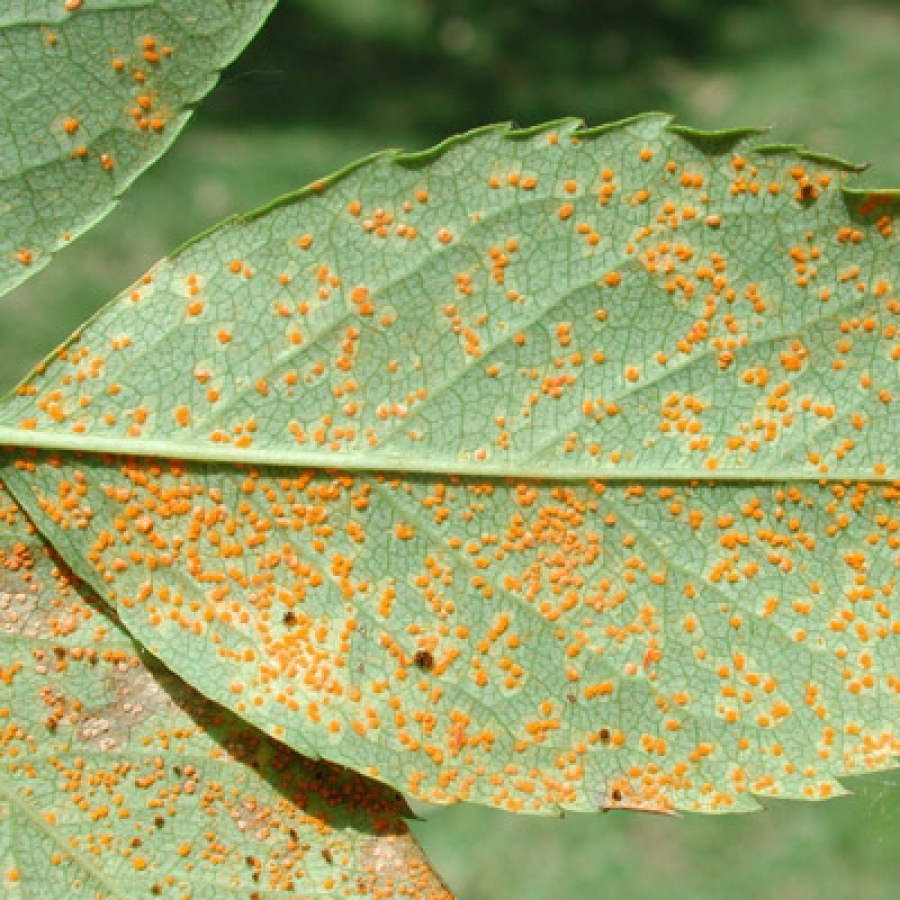
#> input picture Projects/Ejemplo HSV/Image/roya.jpg, 900 x 900 px
$ jupyter execute Roya_detection.ipynb
#> lines starting #> are read from the running program, lines starting #| are printed output that depends on the picture; after the words box and inside, x2 and y2 are one past the last pixel; in counts of white or black regions, pixels touching at a corner belong together
[cell 1]
import cv2 as cv
import numpy as np
import matplotlib.pyplot as plt

[cell 2]
# Fill the relative path of the image
path_to_image = 'Image/roya.jpg'
#path_to_image = 'Image/oidio.jpg'

[cell 3]
# Read the image
img = cv.imread(path_to_image)
#> img is the input picture: shape (900, 900, 3); mean B, G, R 103.9, 162.4, 154.7

[cell 4]
# OpenCV use by default the space color RGB, but we have to change it to see the image
img = cv.cvtColor(img, cv.COLOR_BGR2RGB)

[cell 5]
# We show the image
plt.imshow(img)
plt.show()

[cell 6]
# We transform the image to HSV
hsv = cv.cvtColor(img, cv.COLOR_RGB2HSV)
#> hsv: shape (900, 900, 3); mean H, S, V 38.4, 104.4, 172.2

[cell 7]
# We define a range of orange to detect the Roya
lower_blue = np.array([10,90,110])
upper_blue = np.array([18,255,255])

[cell 8]
# We extract the pixels that their color is in our range
mask = cv.inRange(hsv, lower_blue, upper_blue)
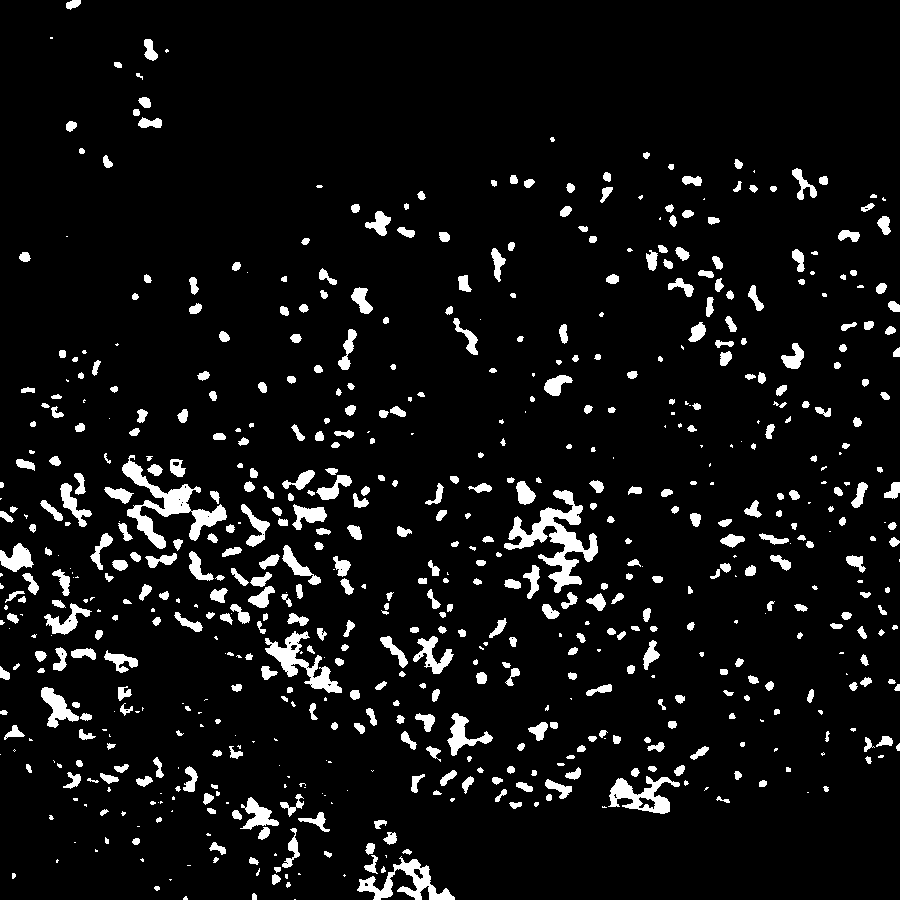
#> mask: shape (900, 900); 6.9% white; 674 white regions (178 under 20 px), largest, box (x1, y1, x2, y2) and area: (504, 490, 598, 593) 2953, (122, 455, 227, 549) 2571, (265, 631, 342, 693) 1491

[cell 9]
plt.imshow(mask)
plt.show()

[cell 10]
# select the pixels that we are found in our original image
res = cv.bitwise_and(img,img, mask=mask)
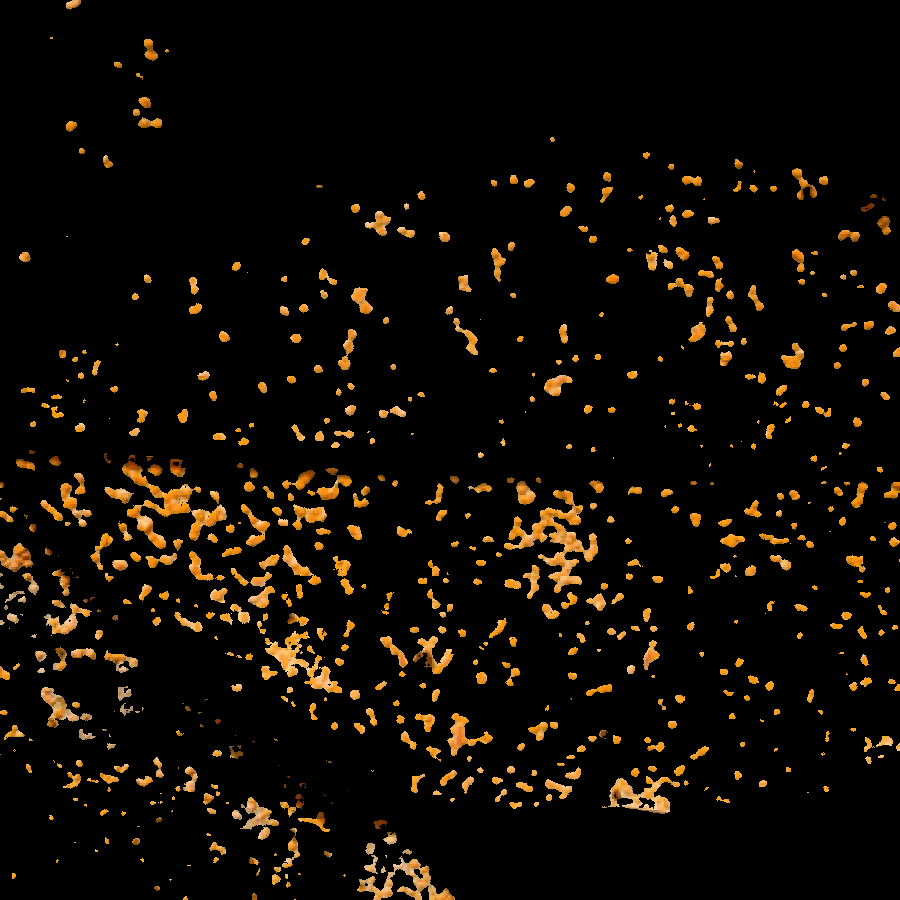
#> res: shape (900, 900, 3); mean R, G, B 15.3, 10.3, 3.8

[cell 11]
# showing the results
plt.imshow(res)
plt.show()

[cell 12]
# histogram for the image

plt.hist(img.ravel(), 255,[0,255])
plt.show()
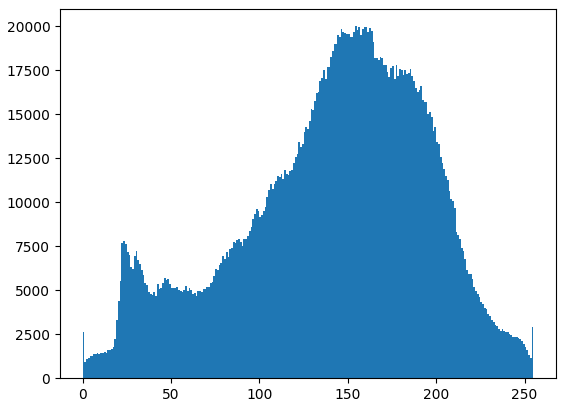
#> figure drawn by matplotlib, 1 panel; tallest bar 20011 high, from x = 154 to 155

$ run again, with Projects/Ejemplo HSV/Image/oidio.jpg copied over Projects/Ejemplo HSV/Image/roya.jpg
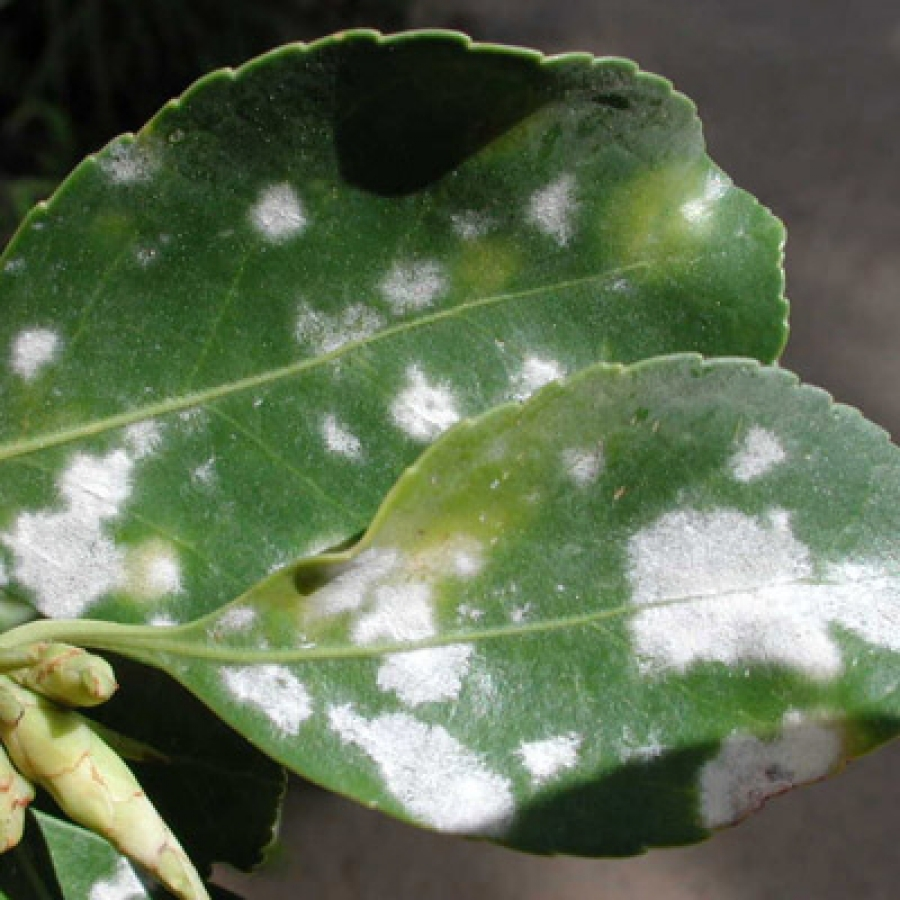
#> input picture Projects/Ejemplo HSV/Image/oidio.jpg, 900 x 900 px
#> img is the input picture: shape (900, 900, 3); mean B, G, R 82.5, 110.2, 95.5
#> hsv: shape (900, 900, 3); mean H, S, V 47.7, 80.3, 111.6
#> `mask = cv.inRange(hsv, lower_blue, upper_blue)`:
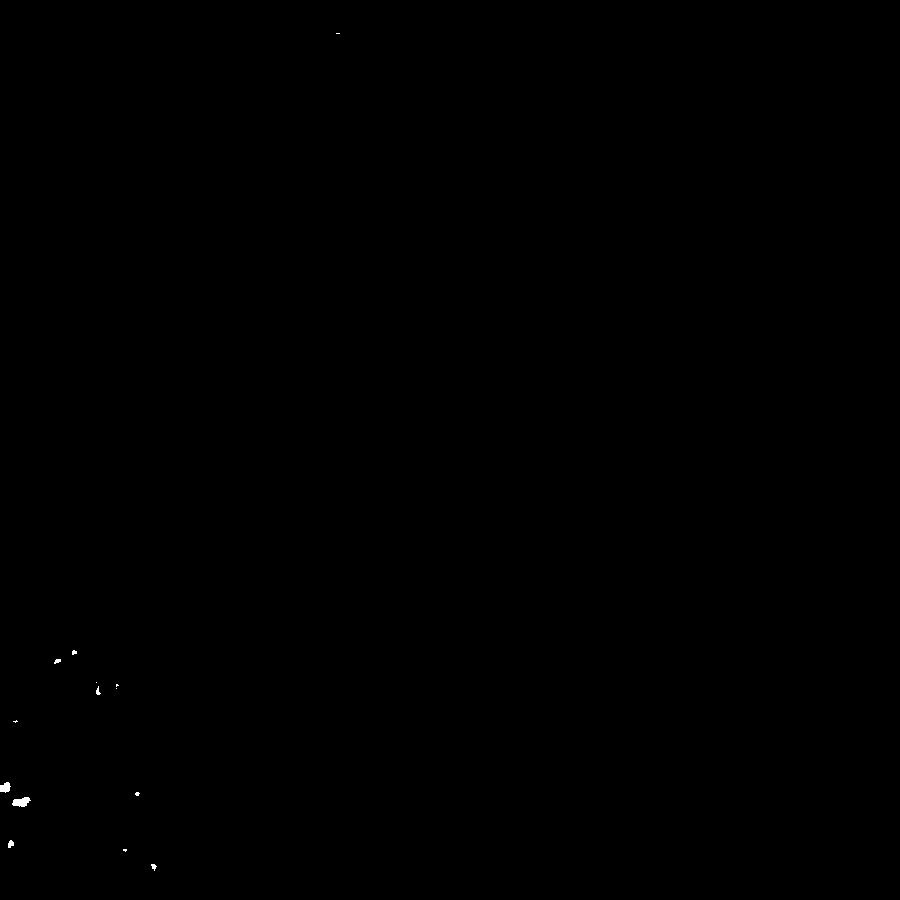
#> mask: shape (900, 900); 0.05% white; 14 white regions (8 under 20 px), largest, box (x1, y1, x2, y2) and area: (12, 797, 31, 807) 128, (0, 782, 11, 793) 86, (8, 840, 14, 848) 35, (54, 659, 61, 664) 24, (96, 686, 101, 695) 24, (151, 864, 157, 871) 24
#> `plt.show()`:
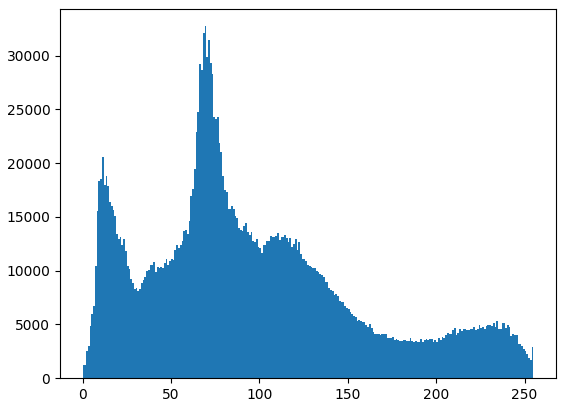
#> figure drawn by matplotlib, 1 panel; tallest bar 32727 high, from x = 69 to 70
